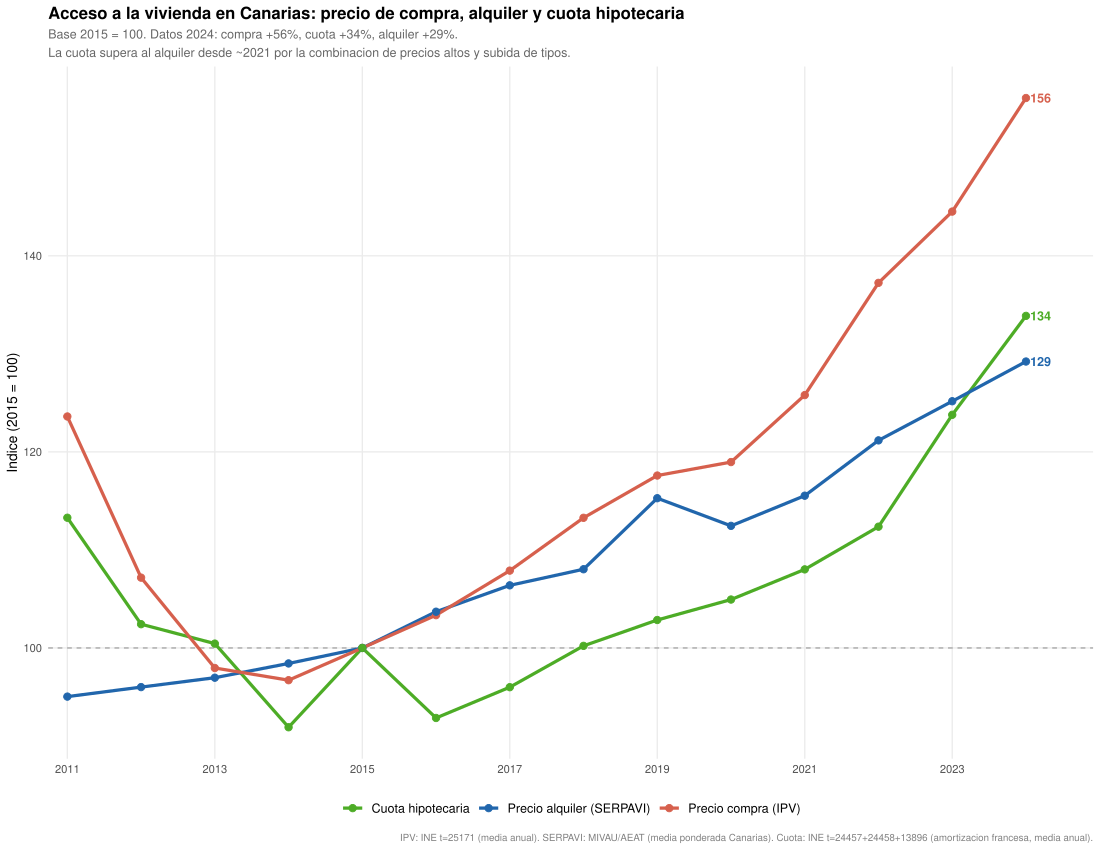

Recreate this plot in R.
#!/usr/bin/env Rscript
# =============================================================================
# evolucion_acceso_vivienda.R
# Comparativa de los tres vectores de acceso a la vivienda en Canarias:
#   - Precio de compra (IPV, INE t=25171)
#   - Precio de alquiler (SERPAVI, MIVAU)
#   - Cuota hipotecaria calculada (hipotecas, INE t=24457+24458+13896)
#
# Salidas:
#   auxiliares/evolucion_acceso_vivienda.pdf
# =============================================================================

library(RPostgres)
library(DBI)
library(dplyr)
library(tidyr)
library(ggplot2)
library(scales)
library(dotenv)

load_dot_env(".env")

con <- dbConnect(RPostgres::Postgres(),
  host     = Sys.getenv("DB_HOST"),
  port     = as.integer(Sys.getenv("DB_PORT")),
  dbname   = Sys.getenv("DB_NAME"),
  user     = Sys.getenv("DB_USER"),
  password = Sys.getenv("DB_PASS")
)

# =============================================================================
# 1. CARGA DE DATOS
# =============================================================================

# IPV: media anual de trimestres, Canarias general
ipv <- dbGetQuery(con, "
  SELECT anyo,
         AVG(indice) AS indice
  FROM ipv_vivienda
  WHERE territorio_codigo = '05' AND tipo_vivienda = 'general'
  GROUP BY anyo ORDER BY anyo")

# SERPAVI: media ponderada anual Canarias
serpavi <- dbGetQuery(con, "
  SELECT anyo,
         SUM(alq_m2_media * n_viviendas) / SUM(n_viviendas) AS alq_m2
  FROM serpavi_alquiler
  WHERE alq_m2_media IS NOT NULL AND n_viviendas IS NOT NULL
  GROUP BY anyo ORDER BY anyo")

# Hipotecas Canarias: mensual y anual
hip_men <- dbGetQuery(con, "
  SELECT anyo, mes, tipo_interes_total, tipo_interes_fijo, tipo_interes_variable,
         cuota_total, cuota_fija, cuota_variable, importe_medio_viv, plazo_anios
  FROM hipotecas
  WHERE territorio = 'canarias' AND cuota_total IS NOT NULL
  ORDER BY anyo, mes")

hip_anual <- hip_men |>
  group_by(anyo) |>
  summarise(
    cuota_media    = mean(cuota_total, na.rm = TRUE),
    tipo_medio     = mean(tipo_interes_total, na.rm = TRUE),
    importe_medio  = mean(importe_medio_viv, na.rm = TRUE),
    plazo_medio    = mean(plazo_anios, na.rm = TRUE),
    .groups = "drop"
  )

dbDisconnect(con)

# =============================================================================
# 2. INDICES BASE 2015 = 100
# =============================================================================

base_ipv     <- ipv$indice[ipv$anyo == 2015]
base_serpavi <- serpavi$alq_m2[serpavi$anyo == 2015]
base_cuota   <- hip_anual$cuota_media[hip_anual$anyo == 2015]

ipv_idx    <- ipv    |> mutate(idx = indice / base_ipv * 100)
serp_idx   <- serpavi|> mutate(idx = alq_m2 / base_serpavi * 100)
hip_idx    <- hip_anual |> mutate(idx = cuota_media / base_cuota * 100)

cat(sprintf("Base 2015: IPV=%.1f  SERPAVI=%.2f EUR/m2  Cuota=%.0f EUR/mes\n",
    base_ipv, base_serpavi, base_cuota))

# Valores finales para anotaciones
anyo_fin  <- min(max(ipv_idx$anyo), max(serp_idx$anyo), max(hip_idx$anyo))
v_ipv     <- ipv_idx$idx[ipv_idx$anyo == anyo_fin]
v_serp    <- serp_idx$idx[serp_idx$anyo == anyo_fin]
v_hip     <- hip_idx$idx[hip_idx$anyo == anyo_fin]
cat(sprintf("Indice %d: compra=%.1f  alquiler=%.1f  cuota=%.1f\n",
    anyo_fin, v_ipv, v_serp, v_hip))

# Contrafactual: cuota si el tipo se hubiera quedado en 2015
tipo_2015  <- hip_anual$tipo_medio[hip_anual$anyo == 2015]
plazo_2015 <- hip_anual$plazo_medio[hip_anual$anyo == 2015]

cuota_francesa <- function(P, tipo_anual_pct, plazo_anios) {
  r <- tipo_anual_pct / 100 / 12
  n <- plazo_anios * 12
  P * r * (1 + r)^n / ((1 + r)^n - 1)
}

hip_contra <- hip_anual |>
  mutate(
    cuota_tipo_fijo_2015  = cuota_francesa(importe_medio, tipo_2015,  plazo_anios = plazo_medio),
    cuota_precio_fijo_2015 = cuota_francesa(importe_medio[anyo == 2015][1], tipo_medio, plazo_medio)
  )

# =============================================================================
# 3. COLORES Y TEMA
# =============================================================================

COL_COMPRA    <- "#d6604d"
COL_ALQUILER  <- "#2166ac"
COL_CUOTA     <- "#4dac26"
COL_TIPO      <- "#b35806"
COL_CONTRA    <- "#999999"

tema <- theme_minimal(base_size = 10) +
  theme(
    panel.grid.minor = element_blank(),
    panel.grid.major = element_line(color = "grey92"),
    axis.text        = element_text(size = 8),
    plot.title       = element_text(size = 12, face = "bold"),
    plot.subtitle    = element_text(size = 8.5, color = "grey40", lineheight = 1.3),
    plot.caption     = element_text(size = 7, color = "grey50"),
    legend.position  = "bottom",
    legend.text      = element_text(size = 8.5)
  )

pdf("auxiliares/evolucion_acceso_vivienda.pdf", width = 11, height = 8.5)

# =============================================================================
# PAGINA 1: Los tres indices base 2015=100
# =============================================================================

periodo <- intersect(intersect(ipv_idx$anyo, serp_idx$anyo), hip_idx$anyo)

dat_p1 <- bind_rows(
  ipv_idx  |> filter(anyo %in% periodo) |> transmute(anyo, valor = idx, serie = "Precio compra (IPV)"),
  serp_idx |> filter(anyo %in% periodo) |> transmute(anyo, valor = idx, serie = "Precio alquiler (SERPAVI)"),
  hip_idx  |> filter(anyo %in% periodo) |> transmute(anyo, valor = idx, serie = "Cuota hipotecaria")
)

p1 <- ggplot(dat_p1, aes(x = anyo, y = valor, color = serie)) +
  geom_hline(yintercept = 100, linetype = "dashed", color = "grey60", linewidth = 0.4) +
  geom_line(linewidth = 1.1) +
  geom_point(size = 2.2) +
  geom_text(
    data = dat_p1 |> filter(anyo == anyo_fin),
    aes(label = sprintf("%.0f", valor)),
    hjust = -0.2, size = 3, fontface = "bold", show.legend = FALSE
  ) +
  scale_color_manual(values = c(
    "Precio compra (IPV)"      = COL_COMPRA,
    "Precio alquiler (SERPAVI)" = COL_ALQUILER,
    "Cuota hipotecaria"         = COL_CUOTA
  )) +
  scale_x_continuous(
    breaks = seq(min(periodo), max(periodo), by = 2),
    expand = expansion(mult = c(0.02, 0.07))
  ) +
  labs(
    title    = "Acceso a la vivienda en Canarias: precio de compra, alquiler y cuota hipotecaria",
    subtitle = sprintf(
      "Base 2015 = 100. Datos %d: compra +%.0f%%, cuota +%.0f%%, alquiler +%.0f%%.\nLa cuota supera al alquiler desde ~2021 por la combinacion de precios altos y subida de tipos.",
      anyo_fin, v_ipv - 100, v_hip - 100, v_serp - 100),
    x = NULL, y = "Indice (2015 = 100)", color = NULL,
    caption = "IPV: INE t=25171 (media anual). SERPAVI: MIVAU/AEAT (media ponderada Canarias). Cuota: INE t=24457+24458+13896 (amortizacion francesa, media anual)."
  ) +
  tema

print(p1)

# =============================================================================
# PAGINA 2: Cuota mensual en EUR + tipo de interes (eje secundario), mensual
# =============================================================================

hip_men <- hip_men |>
  mutate(fecha = as.Date(sprintf("%d-%02d-01", anyo, mes)))

escala <- max(hip_men$cuota_total) / max(hip_men$tipo_interes_total)

p2 <- ggplot(hip_men, aes(x = fecha)) +
  geom_area(aes(y = cuota_total), fill = COL_CUOTA, alpha = 0.15) +
  geom_line(aes(y = cuota_total, color = "Cuota media Canarias (EUR/mes)"),
            linewidth = 1.0) +
  geom_line(aes(y = tipo_interes_total * escala, color = "Tipo de interes medio (%)"),
            linewidth = 0.8, linetype = "dashed") +
  annotate("rect",
           xmin = as.Date("2022-07-01"), xmax = as.Date("2024-06-01"),
           ymin = -Inf, ymax = Inf, fill = "#fee090", alpha = 0.25) +
  annotate("text",
           x = as.Date("2023-01-01"), y = max(hip_men$cuota_total) * 0.95,
           label = "Subida BCE\n2022-2023", size = 2.8, color = "#8c510a",
           hjust = 0.5, lineheight = 0.9) +
  scale_color_manual(values = c(
    "Cuota media Canarias (EUR/mes)" = COL_CUOTA,
    "Tipo de interes medio (%)"      = COL_TIPO
  )) +
  scale_y_continuous(
    name   = "Cuota (EUR/mes)",
    labels = label_comma(big.mark = "."),
    sec.axis = sec_axis(~ . / escala, name = "Tipo de interes (%)",
                        labels = function(x) sprintf("%.1f%%", x))
  ) +
  scale_x_date(date_breaks = "2 years", date_labels = "%Y") +
  labs(
    title    = "Cuota hipotecaria mensual media en Canarias (2009-2026)",
    subtitle = "La cuota alcanza sus maximos en 2025 por precios record, pese a que los tipos han bajado del pico 2023.",
    x = NULL, color = NULL,
    caption = "Cuota calculada con amortizacion francesa: importe medio Canarias + plazo y tipo nacionales (INE)."
  ) +
  tema

print(p2)

# =============================================================================
# PAGINA 3: Descomposicion precio vs tipos
# =============================================================================

# Cuota real vs dos contrafactuales desde 2015
dat_p3 <- hip_contra |>
  filter(anyo >= 2015) |>
  transmute(
    anyo,
    "Cuota real"                               = cuota_media,
    "Si solo cambia precio (tipo 2015)"        = cuota_tipo_fijo_2015,
    "Si solo cambia tipo (precio 2015)"        = cuota_precio_fijo_2015
  ) |>
  pivot_longer(-anyo, names_to = "escenario", values_to = "cuota")

p3 <- ggplot(dat_p3, aes(x = anyo, y = cuota, color = escenario, linetype = escenario)) +
  geom_line(linewidth = 1.0) +
  geom_point(data = dat_p3 |> filter(escenario == "Cuota real"), size = 2) +
  scale_color_manual(values = c(
    "Cuota real"                               = COL_CUOTA,
    "Si solo cambia precio (tipo 2015)"        = COL_COMPRA,
    "Si solo cambia tipo (precio 2015)"        = COL_TIPO
  )) +
  scale_linetype_manual(values = c(
    "Cuota real"                               = "solid",
    "Si solo cambia precio (tipo 2015)"        = "dashed",
    "Si solo cambia tipo (precio 2015)"        = "dotted"
  )) +
  scale_x_continuous(breaks = 2015:max(hip_contra$anyo)) +
  scale_y_continuous(labels = label_comma(big.mark = "."), limits = c(350, NA)) +
  labs(
    title    = "Cuota hipotecaria: efecto precio vs efecto tipo de interes (Canarias, 2015-2026)",
    subtitle = paste0(
      "La linea roja muestra que el precio por si solo explicaria la mayor parte del encarecimiento.\n",
      "El efecto del tipo de interes fue temporal (pico 2023) y esta siendo compensado por su bajada."),
    x = NULL, y = "Cuota estimada (EUR/mes)",
    color = NULL, linetype = NULL,
    caption = "Contrafactuales: 'solo precio' = tipo congelado en 2015; 'solo tipo' = importe congelado en 2015."
  ) +
  tema

print(p3)

# =============================================================================
# PAGINA 4: Variacion anual de los tres indicadores
# =============================================================================

ipv_var <- ipv_idx |>
  mutate(var = (indice / lag(indice) - 1) * 100) |>
  filter(!is.na(var), anyo %in% periodo) |>
  transmute(anyo, valor = var, serie = "Precio compra (IPV)")

serp_var <- serp_idx |>
  mutate(var = (alq_m2 / lag(alq_m2) - 1) * 100) |>
  filter(!is.na(var), anyo %in% periodo) |>
  transmute(anyo, valor = var, serie = "Precio alquiler (SERPAVI)")

hip_var <- hip_idx |>
  mutate(var = (cuota_media / lag(cuota_media) - 1) * 100) |>
  filter(!is.na(var), anyo %in% periodo) |>
  transmute(anyo, valor = var, serie = "Cuota hipotecaria")

dat_p4 <- bind_rows(ipv_var, serp_var, hip_var)

p4 <- ggplot(dat_p4, aes(x = anyo, y = valor, color = serie)) +
  geom_hline(yintercept = 0, linetype = "dashed", color = "grey50", linewidth = 0.4) +
  geom_line(linewidth = 1.0) +
  geom_point(size = 2) +
  geom_text(aes(label = sprintf("%.1f%%", valor)),
            vjust = -0.8, size = 2.4, show.legend = FALSE) +
  scale_color_manual(values = c(
    "Precio compra (IPV)"       = COL_COMPRA,
    "Precio alquiler (SERPAVI)" = COL_ALQUILER,
    "Cuota hipotecaria"         = COL_CUOTA
  )) +
  scale_x_continuous(breaks = seq(min(periodo), max(periodo), by = 2)) +
  labs(
    title    = "Variacion anual: precio compra, alquiler y cuota hipotecaria en Canarias (%)",
    subtitle = "La cuota amplifica la volatilidad del precio de compra con el efecto adicional de los tipos de interes.",
    x = NULL, y = "Variacion anual (%)", color = NULL,
    caption = "Fuentes: INE (IPV, hipotecas), MIVAU/AEAT (SERPAVI). Cuota basada en medias anuales."
  ) +
  tema

print(p4)

dev.off()
cat("\nPDF generado en: auxiliares/evolucion_acceso_vivienda.pdf\n")
